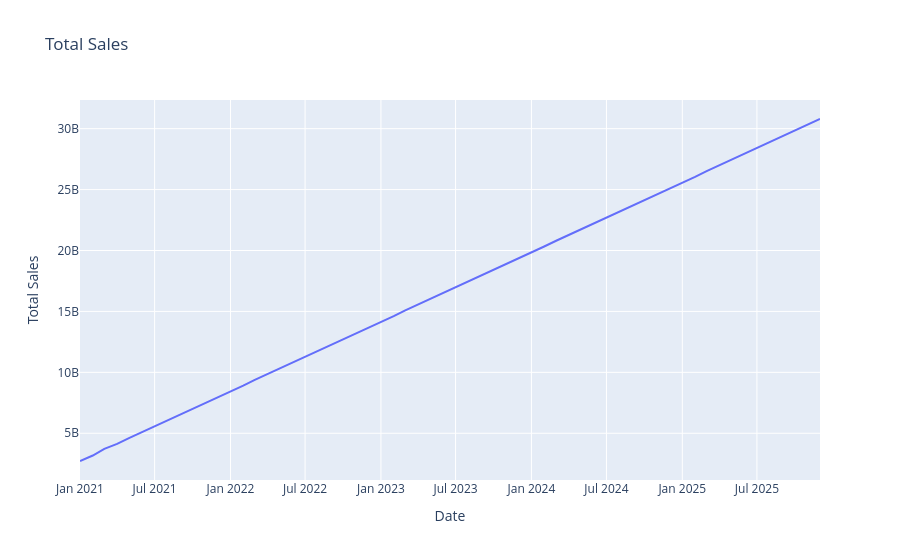

This figure's notebook cell:
### Code cell
# Absolute simplest Plotly version
import plotly.express as px

fig = px.line(df, x='Date', y='Total Sales', title='Total Sales')
fig.show()
